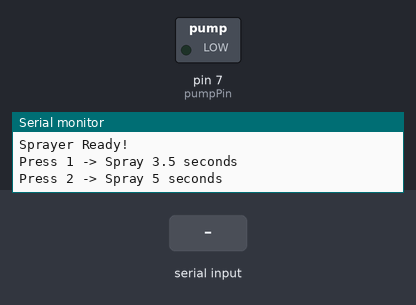
Bench run of a sketch on a simulated Arduino Uno, built with avr-gcc and run on an emulated ATmega328P. Shown: switched loads named in the sketch (green lamp = pin HIGH), the last lines printed to the serial monitor. The test bench sets the inputs (shaded band).

Above: at 2.2 s.
2.3 s: "1" received over Serial
At 2.9 s:
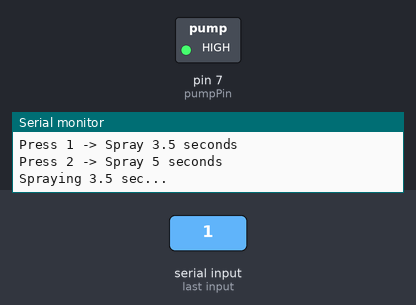
6.8 s: "2" received over Serial
At 12.6 s:
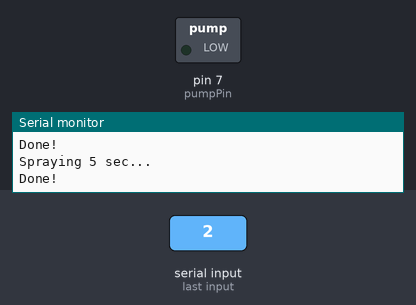
Timing chart, 0 to 14.1 s (numbered marks = the images above; inputs shaded):
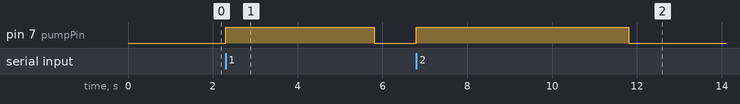

The sketch:

pump_control.ino
```cpp
int pumpPin = 7;

void setup() {

  Serial.begin(9600);

  pinMode(pumpPin, OUTPUT);
  digitalWrite(pumpPin, LOW);

  delay(1000);

  Serial.println("Sprayer Ready!");
  Serial.println("Press 1 -> Spray 3.5 seconds");
  Serial.println("Press 2 -> Spray 5 seconds");
}

void loop() {

  if (Serial.available() > 0) {

    char cmd = Serial.read();

    if (cmd == '1') {

      Serial.println("Spraying 3.5 sec...");

      digitalWrite(pumpPin, HIGH);
      delay(3500);
      digitalWrite(pumpPin, LOW);

      Serial.println("Done!");
    }

    else if (cmd == '2') {

      Serial.println("Spraying 5 sec...");

      digitalWrite(pumpPin, HIGH);
      delay(5000);
      digitalWrite(pumpPin, LOW);

      Serial.println("Done!");
    }

    else {

      Serial.println("Invalid! Press 1 or 2 only.");
    }
  }
}
```

Measured:
- after the input at 2.3 s, pin 7 (pumpPin): LOW → HIGH at once, → LOW 3.5 s later
- after the input at 6.8 s, pin 7 (pumpPin): LOW → HIGH at once, → LOW 5.0 s later
